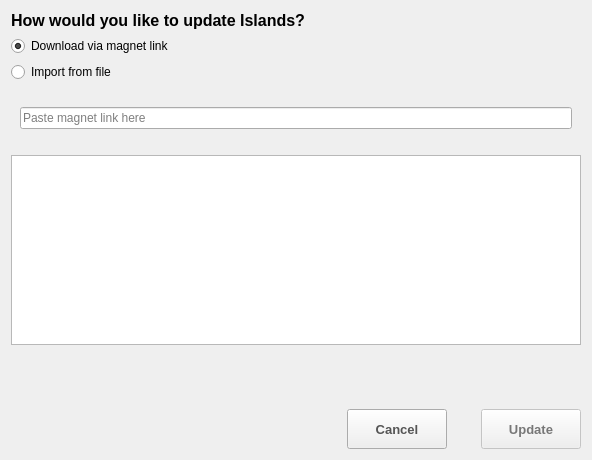
<?xml version="1.0" encoding="UTF-8"?>
<ui version="4.0">
 <class>IslandsUpdate</class>
 <widget class="QDialog" name="IslandsUpdate">
  <property name="geometry">
   <rect>
    <x>0</x>
    <y>0</y>
    <width>592</width>
    <height>460</height>
   </rect>
  </property>
  <property name="windowTitle">
   <string>Islands VM Update</string>
  </property>
  <layout class="QVBoxLayout" name="verticalLayout">
   <item>
    <widget class="QLabel" name="label">
     <property name="font">
      <font>
       <pointsize>12</pointsize>
       <weight>75</weight>
       <bold>true</bold>
      </font>
     </property>
     <property name="text">
      <string>How would you like to update Islands?</string>
     </property>
    </widget>
   </item>
   <item>
    <widget class="QRadioButton" name="opt_download">
     <property name="text">
      <string>Download via magnet link</string>
     </property>
     <property name="checked">
      <bool>true</bool>
     </property>
     <attribute name="buttonGroup">
      <string notr="true">group_options</string>
     </attribute>
    </widget>
   </item>
   <item>
    <widget class="QRadioButton" name="opt_from_file">
     <property name="text">
      <string>Import from file</string>
     </property>
     <attribute name="buttonGroup">
      <string notr="true">group_options</string>
     </attribute>
    </widget>
   </item>
   <item>
    <widget class="QStackedWidget" name="stack_inputs">
     <property name="sizePolicy">
      <sizepolicy hsizetype="Minimum" vsizetype="Maximum">
       <horstretch>0</horstretch>
       <verstretch>0</verstretch>
      </sizepolicy>
     </property>
     <property name="currentIndex">
      <number>0</number>
     </property>
     <widget class="QWidget" name="page_2">
      <layout class="QHBoxLayout" name="horizontalLayout_3">
       <item>
        <widget class="QLineEdit" name="magnet_link">
         <property name="placeholderText">
          <string>Paste magnet link here</string>
         </property>
        </widget>
       </item>
      </layout>
     </widget>
     <widget class="QWidget" name="page">
      <layout class="QHBoxLayout" name="horizontalLayout_4">
       <item>
        <widget class="QWidget" name="image_selection" native="true">
         <layout class="QHBoxLayout" name="horizontalLayout">
          <property name="leftMargin">
           <number>0</number>
          </property>
          <property name="topMargin">
           <number>12</number>
          </property>
          <property name="rightMargin">
           <number>0</number>
          </property>
          <item>
           <widget class="QLineEdit" name="path_to_image">
            <property name="readOnly">
             <bool>true</bool>
            </property>
            <property name="placeholderText">
             <string>Path to Islands VM image</string>
            </property>
           </widget>
          </item>
          <item>
           <widget class="QPushButton" name="btn_select_image_file">
            <property name="text">
             <string>Select file</string>
            </property>
           </widget>
          </item>
         </layout>
        </widget>
       </item>
      </layout>
     </widget>
    </widget>
   </item>
   <item>
    <widget class="QTextBrowser" name="output_console">
     <property name="visible">
      <bool>false</bool>
     </property>
    </widget>
   </item>
   <item>
    <widget class="QLabel" name="lbl_timeout_msg">
     <property name="styleSheet">
      <string notr="true">color: #ff8000</string>
     </property>
     <property name="text">
      <string/>
     </property>
     <property name="visisble" stdset="0">
      <bool>false</bool>
     </property>
    </widget>
   </item>
   <item>
    <spacer name="verticalSpacer">
     <property name="orientation">
      <enum>Qt::Vertical</enum>
     </property>
     <property name="sizeHint" stdset="0">
      <size>
       <width>20</width>
       <height>40</height>
      </size>
     </property>
    </spacer>
   </item>
   <item>
    <layout class="QHBoxLayout" name="horizontalLayout_2">
     <property name="spacing">
      <number>34</number>
     </property>
     <item>
      <spacer name="horizontalSpacer">
       <property name="orientation">
        <enum>Qt::Horizontal</enum>
       </property>
       <property name="sizeHint" stdset="0">
        <size>
         <width>40</width>
         <height>20</height>
        </size>
       </property>
      </spacer>
     </item>
     <item>
      <widget class="QPushButton" name="btn_cancel">
       <property name="minimumSize">
        <size>
         <width>100</width>
         <height>40</height>
        </size>
       </property>
       <property name="font">
        <font>
         <pointsize>10</pointsize>
         <weight>75</weight>
         <bold>true</bold>
        </font>
       </property>
       <property name="styleSheet">
        <string notr="true">color: #555</string>
       </property>
       <property name="text">
        <string>Cancel</string>
       </property>
      </widget>
     </item>
     <item>
      <widget class="QPushButton" name="btn_update">
       <property name="enabled">
        <bool>false</bool>
       </property>
       <property name="minimumSize">
        <size>
         <width>100</width>
         <height>40</height>
        </size>
       </property>
       <property name="maximumSize">
        <size>
         <width>16777215</width>
         <height>16777215</height>
        </size>
       </property>
       <property name="font">
        <font>
         <pointsize>10</pointsize>
         <weight>75</weight>
         <bold>true</bold>
        </font>
       </property>
       <property name="styleSheet">
        <string notr="true">QPushButton:enabled {
	color: green;
}

QPushButton:disabled{
	color: #777;
}</string>
       </property>
       <property name="text">
        <string>Update</string>
       </property>
       <property name="icon">
        <iconset resource="../../resources/resources.qrc">
         <normaloff>:/images/icons/island24.png</normaloff>:/images/icons/island24.png</iconset>
       </property>
       <property name="default">
        <bool>false</bool>
       </property>
      </widget>
     </item>
    </layout>
   </item>
  </layout>
 </widget>
 <resources>
  <include location="../../resources/resources.qrc"/>
 </resources>
 <connections/>
 <buttongroups>
  <buttongroup name="group_options"/>
 </buttongroups>
</ui>
